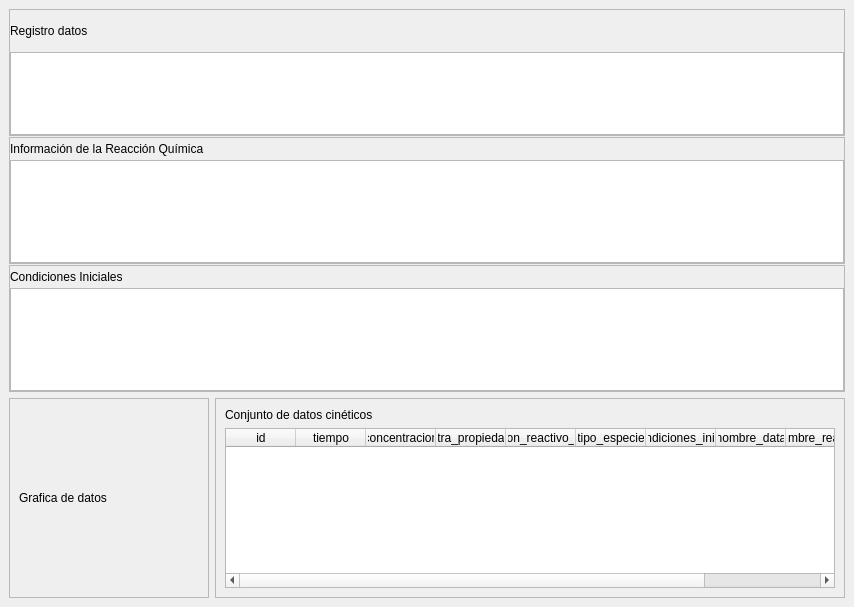
<?xml version="1.0" encoding="UTF-8"?>
<ui version="4.0">
 <class>MainWindow</class>
 <widget class="QMainWindow" name="MainWindow">
  <property name="geometry">
   <rect>
    <x>0</x>
    <y>0</y>
    <width>854</width>
    <height>607</height>
   </rect>
  </property>
  <property name="windowTitle">
   <string>MainWindow</string>
  </property>
  <widget class="QWidget" name="centralwidget">
   <layout class="QGridLayout" name="gridLayout_2">
    <item row="0" column="0">
     <layout class="QVBoxLayout" name="verticalLayout_6">
      <property name="spacing">
       <number>1</number>
      </property>
      <item>
       <widget class="QFrame" name="frame">
        <property name="frameShape">
         <enum>QFrame::StyledPanel</enum>
        </property>
        <property name="frameShadow">
         <enum>QFrame::Raised</enum>
        </property>
        <layout class="QVBoxLayout" name="verticalLayout_3" stretch="1,2">
         <property name="spacing">
          <number>1</number>
         </property>
         <property name="leftMargin">
          <number>0</number>
         </property>
         <property name="topMargin">
          <number>0</number>
         </property>
         <property name="rightMargin">
          <number>0</number>
         </property>
         <property name="bottomMargin">
          <number>0</number>
         </property>
         <item>
          <widget class="QLabel" name="label">
           <property name="text">
            <string>Registro datos</string>
           </property>
          </widget>
         </item>
         <item>
          <widget class="QTableWidget" name="registro_datos_tabla"/>
         </item>
        </layout>
       </widget>
      </item>
      <item>
       <widget class="QFrame" name="frame_3">
        <property name="frameShape">
         <enum>QFrame::StyledPanel</enum>
        </property>
        <property name="frameShadow">
         <enum>QFrame::Raised</enum>
        </property>
        <layout class="QVBoxLayout" name="verticalLayout_4" stretch="1,5">
         <property name="spacing">
          <number>1</number>
         </property>
         <property name="leftMargin">
          <number>0</number>
         </property>
         <property name="topMargin">
          <number>0</number>
         </property>
         <property name="rightMargin">
          <number>0</number>
         </property>
         <property name="bottomMargin">
          <number>0</number>
         </property>
         <item>
          <widget class="QLabel" name="label_4">
           <property name="text">
            <string>Información de la Reacción Química</string>
           </property>
          </widget>
         </item>
         <item>
          <widget class="QTableWidget" name="reaccion_quimica_tabla"/>
         </item>
        </layout>
       </widget>
      </item>
      <item>
       <widget class="QFrame" name="frame_4">
        <property name="frameShape">
         <enum>QFrame::StyledPanel</enum>
        </property>
        <property name="frameShadow">
         <enum>QFrame::Raised</enum>
        </property>
        <layout class="QVBoxLayout" name="verticalLayout_5" stretch="1,5">
         <property name="spacing">
          <number>1</number>
         </property>
         <property name="leftMargin">
          <number>0</number>
         </property>
         <property name="topMargin">
          <number>0</number>
         </property>
         <property name="rightMargin">
          <number>0</number>
         </property>
         <property name="bottomMargin">
          <number>0</number>
         </property>
         <item>
          <widget class="QLabel" name="label_5">
           <property name="text">
            <string>Condiciones Iniciales</string>
           </property>
          </widget>
         </item>
         <item>
          <widget class="QTableWidget" name="tableWidget_4"/>
         </item>
        </layout>
       </widget>
      </item>
     </layout>
    </item>
    <item row="1" column="0">
     <layout class="QGridLayout" name="gridLayout">
      <item row="0" column="0">
       <widget class="QFrame" name="grafico_frame">
        <property name="minimumSize">
         <size>
          <width>200</width>
          <height>200</height>
         </size>
        </property>
        <property name="frameShape">
         <enum>QFrame::StyledPanel</enum>
        </property>
        <property name="frameShadow">
         <enum>QFrame::Raised</enum>
        </property>
        <layout class="QVBoxLayout" name="verticalLayout_2" stretch="1,5">
         <item>
          <widget class="QLabel" name="label_3">
           <property name="text">
            <string>Grafica de datos</string>
           </property>
          </widget>
         </item>
         <item>
          <layout class="QVBoxLayout" name="verticalLayout"/>
         </item>
        </layout>
       </widget>
      </item>
      <item row="0" column="1">
       <widget class="QFrame" name="frame_2">
        <property name="frameShape">
         <enum>QFrame::StyledPanel</enum>
        </property>
        <property name="frameShadow">
         <enum>QFrame::Raised</enum>
        </property>
        <layout class="QVBoxLayout" name="verticalLayout_7" stretch="0,5">
         <item>
          <widget class="QLabel" name="label_2">
           <property name="text">
            <string>Conjunto de datos cinéticos</string>
           </property>
          </widget>
         </item>
         <item>
          <widget class="QTableWidget" name="datos_cineticos_tabla">
           <property name="focusPolicy">
            <enum>Qt::NoFocus</enum>
           </property>
           <property name="showGrid">
            <bool>false</bool>
           </property>
           <attribute name="horizontalHeaderMinimumSectionSize">
            <number>50</number>
           </attribute>
           <attribute name="horizontalHeaderDefaultSectionSize">
            <number>70</number>
           </attribute>
           <attribute name="horizontalHeaderStretchLastSection">
            <bool>true</bool>
           </attribute>
           <attribute name="verticalHeaderVisible">
            <bool>false</bool>
           </attribute>
           <column>
            <property name="text">
             <string>id</string>
            </property>
           </column>
           <column>
            <property name="text">
             <string>tiempo</string>
            </property>
           </column>
           <column>
            <property name="text">
             <string>concentracion</string>
            </property>
           </column>
           <column>
            <property name="text">
             <string>otra_propiedad</string>
            </property>
           </column>
           <column>
            <property name="text">
             <string>conversion_reactivo_limitante</string>
            </property>
           </column>
           <column>
            <property name="text">
             <string>tipo_especie</string>
            </property>
           </column>
           <column>
            <property name="text">
             <string>id_condiciones_iniciales</string>
            </property>
           </column>
           <column>
            <property name="text">
             <string>nombre_data</string>
            </property>
           </column>
           <column>
            <property name="text">
             <string>nombre_reaccion</string>
            </property>
           </column>
           <column>
            <property name="text">
             <string>especie_quimica</string>
            </property>
           </column>
          </widget>
         </item>
        </layout>
       </widget>
      </item>
     </layout>
    </item>
   </layout>
  </widget>
 </widget>
 <resources/>
 <connections/>
</ui>
